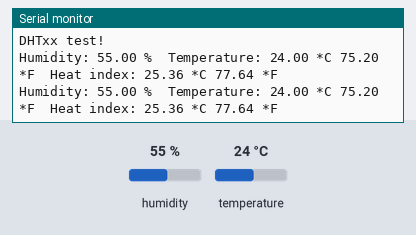
Bench run of a sketch on a simulated Arduino Uno, built with avr-gcc and run on an emulated ATmega328P. Shown: the last lines printed to the serial monitor. Wiring (inferred from the names in the program): DHT11 sensor: data pin 3. Inputs (shaded band) come from the test bench; at power-on: humidity 55 %, temperature 24 °C.

Above: at 5.3 s.
5.4 s: humidity set to 22 %
At 8.2 s:
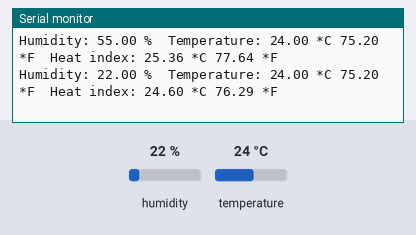
8.8 s: temperature set to 12 °C
At 9.6 s:
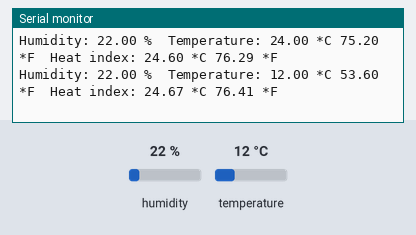
12.2 s: humidity set to 40 %
At 14.7 s:
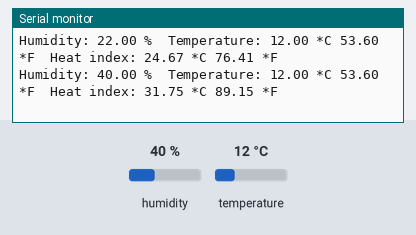
Timing chart, 0 to 16.2 s (numbered marks = the images above; inputs shaded):
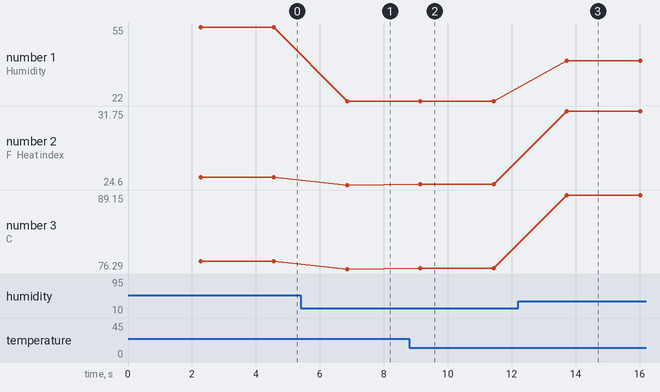

The sketch:

humidityTemperature.ino
```cpp
#include "DHT.h"

// Example testing sketch for various DHT humidity/temperature sensors
// Written by ladyada, public domain

#define VCCPIN 2
#define DHTPIN 3     // what pin we're connected to

// Uncomment whatever type you're using!
#define DHTTYPE DHT11   // DHT 11
//#define DHTTYPE DHT22   // DHT 22  (AM2302)
//#define DHTTYPE DHT21   // DHT 21 (AM2301)

// Connect pin 1 (on the left) of the sensor to +5V
// NOTE: If using a board with 3.3V logic like an Arduino Due connect pin 1
// to 3.3V instead of 5V!
// Connect pin 2 of the sensor to whatever your DHTPIN is
// Connect pin 4 (on the right) of the sensor to GROUND
// Connect a 10K resistor from pin 2 (data) to pin 1 (power) of the sensor

// Initialize DHT sensor.
// Note that older versions of this library took an optional third parameter to
// tweak the timings for faster processors.  This parameter is no longer needed
// as the current DHT reading algorithm adjusts itself to work on faster procs.
DHT dht(DHTPIN, DHTTYPE);

void setup() {
  Serial.begin(9600);
  pinMode(VCCPIN, OUTPUT);
  digitalWrite(VCCPIN, HIGH);
  Serial.println("DHTxx test!");

  dht.begin();
}

void loop() {
  // Wait a few seconds between measurements.
  delay(2000);

  // Reading temperature or humidity takes about 250 milliseconds!
  // Sensor readings may also be up to 2 seconds 'old' (its a very slow sensor)
  float h = dht.readHumidity();
  // Read temperature as Celsius (the default)
  float t = dht.readTemperature();
  // Read temperature as Fahrenheit (isFahrenheit = true)
  float f = dht.readTemperature(true);

  // Check if any reads failed and exit early (to try again).
  if (isnan(h) || isnan(t) || isnan(f)) {
    Serial.println("Failed to read from DHT sensor!");
  }

  // Compute heat index in Fahrenheit (the default)
  float hif = dht.computeHeatIndex(f, h);
  // Compute heat index in Celsius (isFahreheit = false)
  float hic = dht.computeHeatIndex(t, h, false);

  Serial.print("Humidity: ");
  Serial.print(h);
  Serial.print(" %\t");
  Serial.print("Temperature: ");
  Serial.print(t);
  Serial.print(" *C ");
  Serial.print(f);
  Serial.print(" *F\t");
  Serial.print("Heat index: ");
  Serial.print(hic);
  Serial.print(" *C ");
  Serial.print(hif);
  Serial.println(" *F");

}// end loop()
```

DHT.cpp
```cpp
// (licence header left out)
#include "DHT.h"

DHT::DHT(uint8_t pin, uint8_t type, uint8_t count) {
  _pin = pin;
  _type = type;
  _firstreading = true;
  // Note that count is now ignored as the DHT reading algorithm adjusts itself
  // basd on the speed of the processor.
}

void DHT::begin(void) {
  // set up the pins!
  pinMode(_pin, INPUT);
  digitalWrite(_pin, HIGH);
  _lastreadtime = 0;
}

//boolean S == Scale.  True == Fahrenheit; False == Celcius
float DHT::readTemperature(bool S) {
  float f = NAN;

  if (read()) {
    switch (_type) {
    case DHT11:
      f = data[2];
      if(S) {
        f = convertCtoF(f);
      }
      break;
    case DHT22:
    case DHT21:
      f = data[2] & 0x7F;
      f *= 256;
      f += data[3];
      f /= 10;
      if (data[2] & 0x80) {
        f *= -1;
      }
      if(S) {
        f = convertCtoF(f);
      }
      break;
    }
  }
  return f;
}

float DHT::convertCtoF(float c) {
  return c * 9 / 5 + 32;
}

float DHT::convertFtoC(float f) {
  return (f - 32) * 5 / 9;
}

float DHT::readHumidity(void) {
  float f = NAN;
  if (read()) {
    switch (_type) {
    case DHT11:
      f = data[0];
      break;
    case DHT22:
    case DHT21:
      f = data[0];
      f *= 256;
      f += data[1];
      f /= 10;
      break;
    }
  }
  return f;
}

//boolean isFahrenheit: True == Fahrenheit; False == Celcius
float DHT::computeHeatIndex(float temperature, float percentHumidity, bool isFahrenheit) {
  // Adapted from equation at: https://github.com/adafruit/DHT-sensor-library/issues/9 and
  // Wikipedia: http://en.wikipedia.org/wiki/Heat_index
  if (!isFahrenheit) {
    // Celsius heat index calculation.
    return -8.784695 +
             1.61139411 * temperature +
             2.338549   * percentHumidity +
            -0.14611605 * temperature*percentHumidity +
            -0.01230809 * pow(temperature, 2) +
            -0.01642482 * pow(percentHumidity, 2) +
             0.00221173 * pow(temperature, 2) * percentHumidity +
             0.00072546 * temperature*pow(percentHumidity, 2) +
            -0.00000358 * pow(temperature, 2) * pow(percentHumidity, 2);
  }
  else {
    // Fahrenheit heat index calculation.
    return -42.379 +
             2.04901523 * temperature +
            10.14333127 * percentHumidity +
            -0.22475541 * temperature*percentHumidity +
            -0.00683783 * pow(temperature, 2) +
            -0.05481717 * pow(percentHumidity, 2) +
             0.00122874 * pow(temperature, 2) * percentHumidity +
             0.00085282 * temperature*pow(percentHumidity, 2) +
            -0.00000199 * pow(temperature, 2) * pow(percentHumidity, 2);
  }
}

boolean DHT::read(void) {
  // Check if sensor was read less than two seconds ago and return early
  // to use last reading.
  uint32_t currenttime = millis();
  if (currenttime < _lastreadtime) {
    // ie there was a rollover
    _lastreadtime = 0;
  }
  if (!_firstreading && ((currenttime - _lastreadtime) < 2000)) {
    return _lastresult; // return last correct measurement
  }
  _firstreading = false;
  _lastreadtime = millis();

  // Reset 40 bits of received data to zero.
  data[0] = data[1] = data[2] = data[3] = data[4] = 0;

  // Send start signal.  See DHT datasheet for full signal diagram:
  //   http://www.adafruit.com/datasheets/Digital%20humidity%20and%20temperature%20sensor%20AM2302.pdf

  // Go into high impedence state to let pull-up raise data line level and
  // start the reading process.
  digitalWrite(_pin, HIGH);
  delay(250);

  // First set data line low for 20 milliseconds.
  pinMode(_pin, OUTPUT);
  digitalWrite(_pin, LOW);
  delay(20);

  // Turn off interrupts temporarily because the next sections are timing critical
  // and we don't want any interruptions.
  noInterrupts();

  // End the start signal by setting data line high for 40 microseconds.
  digitalWrite(_pin, HIGH);
  delayMicroseconds(40);

  // Now start reading the data line to get the value from the DHT sensor.
  pinMode(_pin, INPUT);
  delayMicroseconds(10);  // Delay a bit to let sensor pull data line low.

  // First expect a low signal for ~80 microseconds followed by a high signal
  // for ~80 microseconds again.
  if (expectPulse(LOW) == 0) {
    DEBUG_PRINTLN(F("Timeout waiting for start signal low pulse."));
    _lastresult = false;
    return _lastresult;
  }
  if (expectPulse(HIGH) == 0) {
    DEBUG_PRINTLN(F("Timeout waiting for start signal high pulse."));
    _lastresult = false;
    return _lastresult;
  }

  // Now read the 40 bits sent by the sensor.  Each bit is sent as a 50
  // microsecond low pulse followed by a variable length high pulse.  If the
  // high pulse is ~28 microseconds then it's a 0 and if it's ~70 microseconds
  // then it's a 1.  We measure the cycle count of the initial 50us low pulse
  // and use that to compare to the cycle count of the high pulse to determine
  // if the bit is a 0 (high state cycle count < low state cycle count), or a
  // 1 (high state cycle count > low state cycle count).
  for (int i=0; i<40; ++i) {
    uint32_t lowCycles = expectPulse(LOW);
    if (lowCycles == 0) {
      DEBUG_PRINTLN(F("Timeout waiting for bit low pulse."));
      _lastresult = false;
      return _lastresult;
    }
    uint32_t highCycles = expectPulse(HIGH);
    if (highCycles == 0) {
      DEBUG_PRINTLN(F("Timeout waiting for bit high pulse."));
      _lastresult = false;
      return _lastresult;
    }
    data[i/8] <<= 1;
    // Now compare the low and high cycle times to see if the bit is a 0 or 1.
    if (highCycles > lowCycles) {
      // High cycles are greater than 50us low cycle count, must be a 1.
      data[i/8] |= 1;
    }
    // Else high cycles are less than (or equal to, a weird case) the 50us low
    // cycle count so this must be a zero.  Nothing needs to be changed in the
    // stored data.
  }

  // Re-enable interrupts, timing critical code is complete.
  interrupts();

  DEBUG_PRINTLN(F("Received:"));
  DEBUG_PRINT(data[0], HEX); DEBUG_PRINT(F(", "));
  DEBUG_PRINT(data[1], HEX); DEBUG_PRINT(F(", "));
  DEBUG_PRINT(data[2], HEX); DEBUG_PRINT(F(", "));
  DEBUG_PRINT(data[3], HEX); DEBUG_PRINT(F(", "));
  DEBUG_PRINT(data[4], HEX); DEBUG_PRINT(F(" =? "));
  DEBUG_PRINTLN(data[0] + data[1] + data[2] + data[3], HEX);

  // Check we read 40 bits and that the checksum matches.
  if (data[4] == ((data[0] + data[1] + data[2] + data[3]) & 0xFF)) {
    _lastresult = true;
    return _lastresult;
  }
  else {
    DEBUG_PRINTLN(F("Checksum failure!"));
    _lastresult = false;
    return _lastresult;
  }
}

// Expect the signal line to be at the specified level for a period of time and
// return a count of loop cycles spent at that level (this cycle count can be
// used to compare the relative time of two pulses).  If more than a millisecond
// ellapses without the level changing then the call fails with a 0 response.
uint32_t DHT::expectPulse(bool level) {
  uint32_t count = 0;
  uint32_t end = micros() + 1000;
  // Loop while counting cycles until the level changes.
  while (digitalRead(_pin) == level) {
    count++;
    if (micros() >= end) {
      // Exceeded timeout waiting for level to change, fail.
      return 0;
    }
  }
  return count;
}
```

DHT.h
```cpp
// (licence header left out)
#ifndef DHT_H
#define DHT_H

#if ARDUINO >= 100
 #include "Arduino.h"
#else
 #include "WProgram.h"
#endif


// Uncomment to enable printing out nice debug messages.
//#define DHT_DEBUG

// Define where debug output will be printed.
#define DEBUG_PRINTER Serial

// Setup debug printing macros.
#ifdef DHT_DEBUG
  #define DEBUG_PRINT(...) { DEBUG_PRINTER.print(__VA_ARGS__); }
  #define DEBUG_PRINTLN(...) { DEBUG_PRINTER.println(__VA_ARGS__); }
#else
  #define DEBUG_PRINT(...) {}
  #define DEBUG_PRINTLN(...) {}
#endif

// Define types of sensors.
#define DHT11 11
#define DHT22 22
#define DHT21 21
#define AM2301 21


class DHT {
  public:
   DHT(uint8_t pin, uint8_t type, uint8_t count=6);
   void begin(void);
   float readTemperature(bool S=false);
   float convertCtoF(float);
   float convertFtoC(float);
   float computeHeatIndex(float temperature, float percentHumidity, bool isFahrenheit=true);
   float readHumidity(void);
   boolean read(void);

 private:
  uint8_t data[6];
  uint8_t _pin, _type;
  uint32_t _lastreadtime;
  bool _firstreading;
  bool _lastresult;

  uint32_t expectPulse(bool level);

};

#endif
```

Measured:
- after the input at 5.4 s, the serial monitor: prints a new line after 1.5 s (image 1)
- after the input at 8.8 s, the serial monitor: prints a new line after 0.34 s (image 2)
- after the input at 12.2 s, the serial monitor: prints a new line after 1.5 s (image 3)
- plotted number 1: 55 → 22 after the input at 5.4 s, 22 → 40 after the input at 12.2 s
- plotted number 2: 25.36 → 24.6 after the input at 5.4 s, 24.6 → 24.67 after the input at 8.8 s, 24.67 → 31.75 after the input at 12.2 s
- plotted number 3: 77.64 → 76.29 after the input at 5.4 s, 76.29 → 76.41 after the input at 8.8 s, 76.41 → 89.15 after the input at 12.2 s
